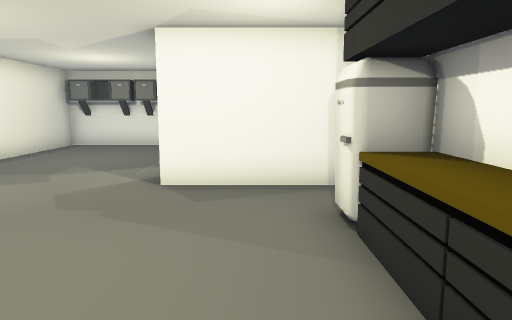
View 1 (above)

20 first-person views from a walk through a 3-D level made in the Unity game engine. The camera is 1.5 m above the floor, tilts 8° down and sees 70° across. Doors are open. The floor is counted in squares, 1 m on a side. Each view is taken from the middle of a square. On the plan, view 1 faces up. The plan holds only what a view shows up to about 16 squares ahead; the rest is blank. The place goes on beyond the plan. The player character is not drawn. Some surface patterns are stand-ins.

View 2
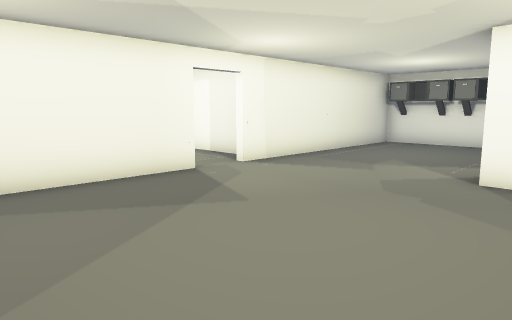

View 3
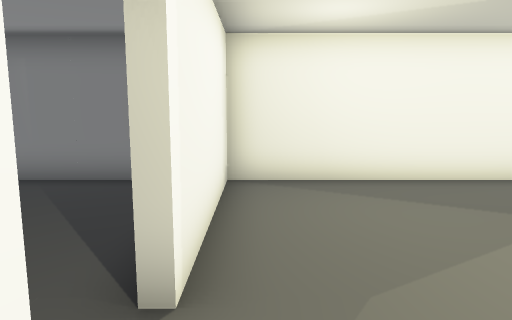

View 4
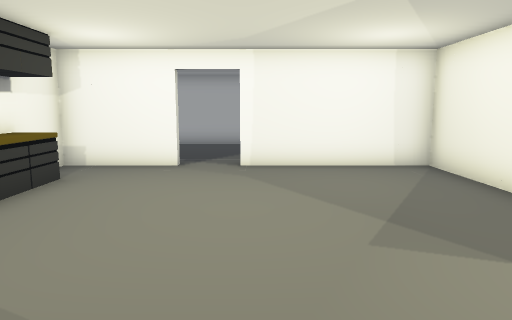

View 5
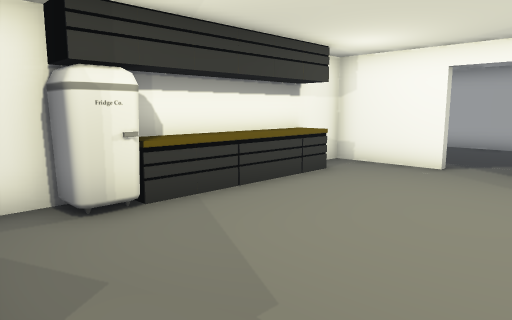

View 6
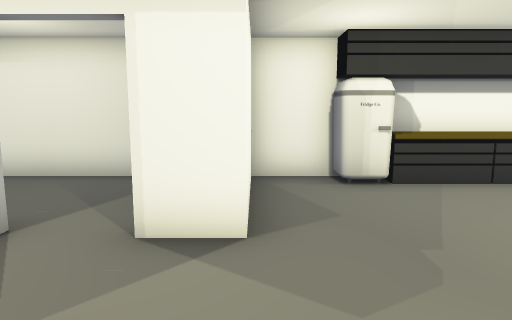

View 7
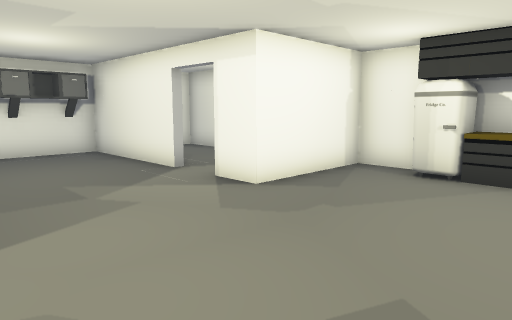

View 8
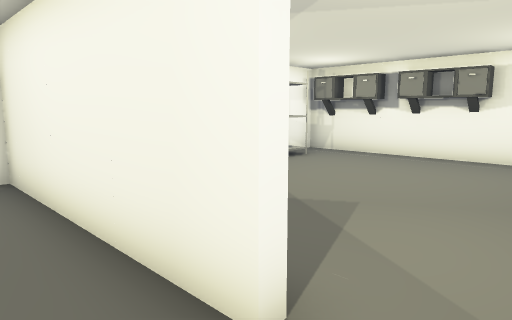

View 9
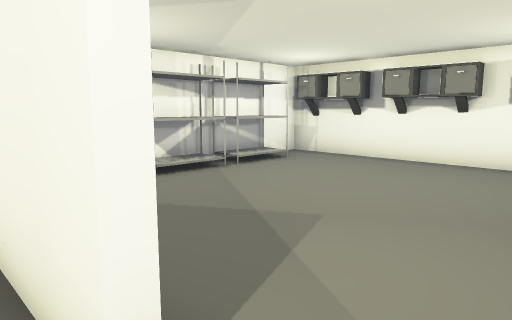

View 10
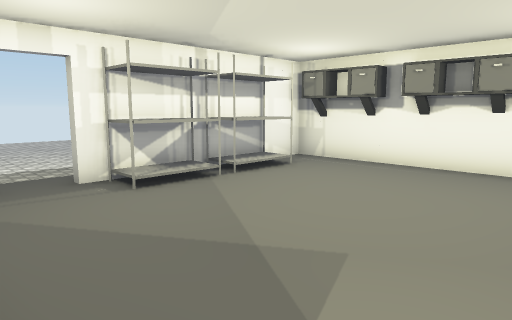

View 11
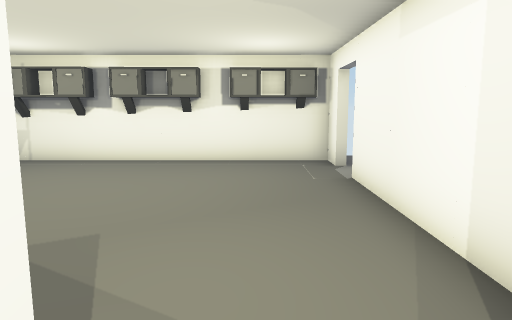

View 12
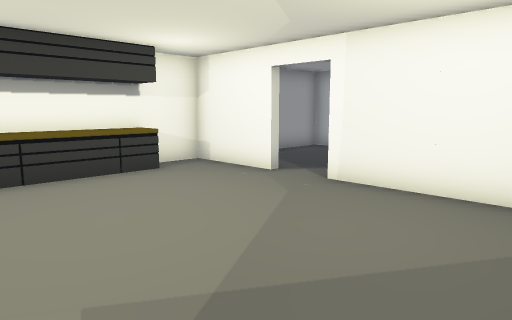

View 13
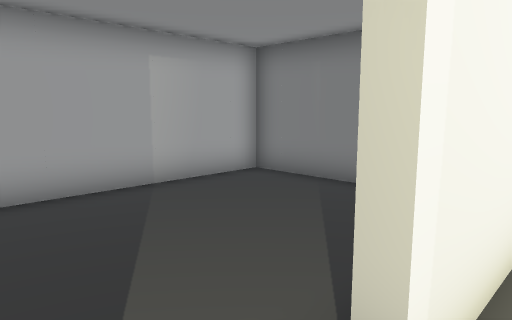

View 14
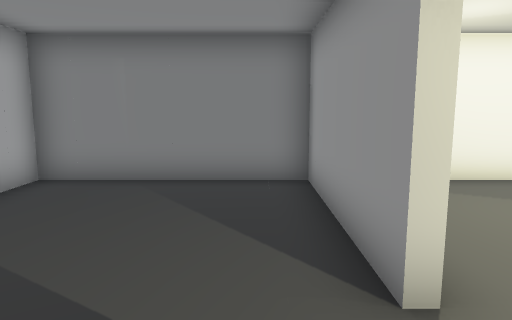

View 15
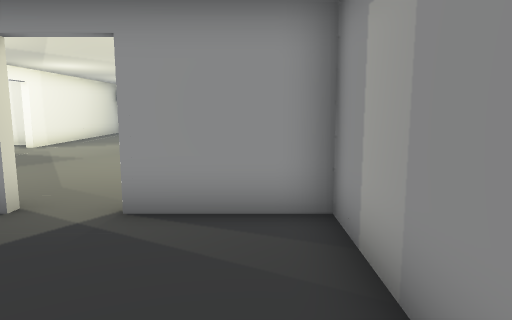

View 16
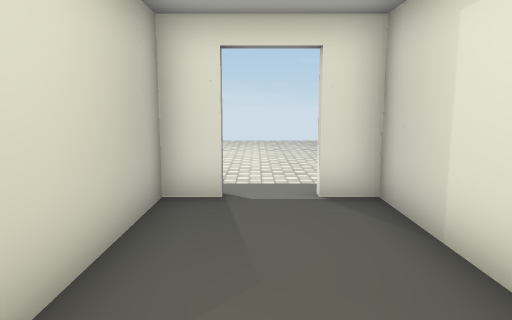

View 17
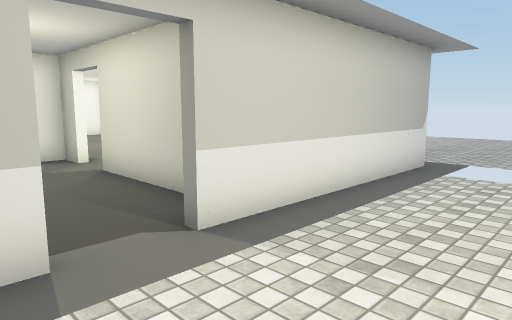

View 18
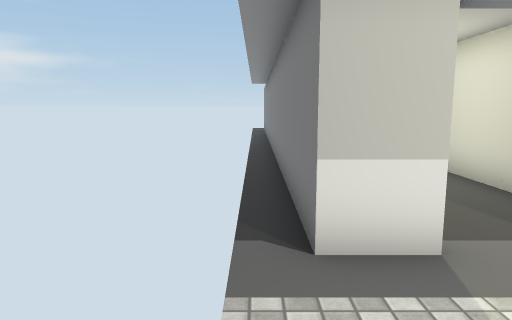

View 19
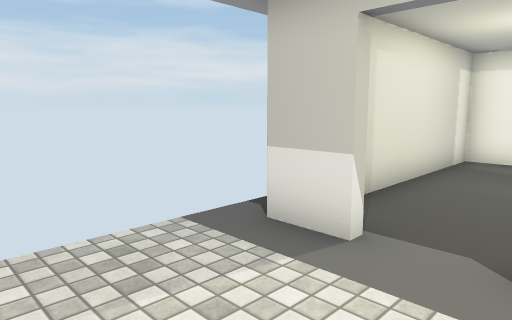

View 20
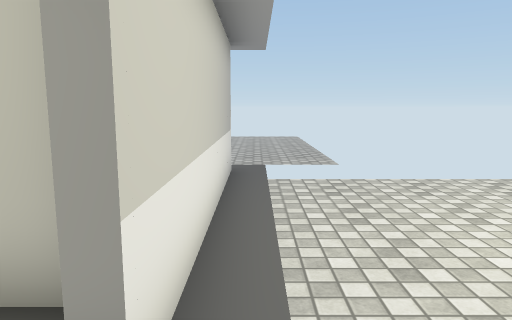

### Floor plan
Ten units are one square. View 1 is at (0, 0); x grows to the right and y downward. Boxes are objects, and circles mark ways between rooms. Rooms are numbered by the first view taken in them; rooms with no view inside come last. Other rooms are left out.
<svg viewBox="-190 -165 220 256">
<path fill="none" stroke="#000" d="M10 -74 21 -74 21 -151 11 -151 11 -154 24 -154 24 -59M21 -55 21 -71 -19 -71 -19 -84 -16 -84 -16 -74 -9 -74M-76 -44 -76 26 -26 26M-25 -154 -6 -154 -6 -151 -16 -151 -16 -101 -19 -101 -19 -151M-54 -151 -76 -151 -76 -61M-80 -154 -54 -154M-9 26 21 26 21 -36M-80 -44 -76 -44M-166 -75 -166 -71 -176 -71 -176 26 -106 26M-76 -61 -80 -61M-85 -71 -150 -71M-26 29 -76 29 -76 86 21 86 21 29 -9 29"/>
<rect x="-75" y="-155" width="10" height="10" fill="#bbb"><title>cabinet</title></rect>
<rect x="-55" y="-155" width="10" height="10" fill="#bbb"><title>cabinet</title></rect>
<rect x="-45" y="-155" width="20" height="10" fill="#bbb"><title>cabinet</title></rect>
<rect x="5" y="-15" width="20" height="20" fill="#bbb"><title>other object</title></rect>
<rect x="5" y="-25" width="20" height="10" fill="#bbb"><title>other object</title></rect>
<rect x="5" y="-45" width="20" height="20" fill="#bbb"><title>other object</title></rect>
<rect x="5" y="-55" width="20" height="20" fill="#bbb"><title>fridge</title></rect>
<rect x="-185" y="-35" width="20" height="10" fill="#bbb"><title>cabinet</title></rect>
<rect x="-175" y="15" width="10" height="10" fill="#bbb"><title>cabinet</title></rect>
<rect x="-175" y="-5" width="10" height="10" fill="#bbb"><title>cabinet</title></rect>
<rect x="-175" y="-15" width="10" height="10" fill="#bbb"><title>cabinet</title></rect>
<rect x="-165" y="5" width="30" height="20" fill="#bbb"><title>cabinet</title></rect>
<rect x="-135" y="5" width="30" height="20" fill="#bbb"><title>cabinet</title></rect>
<circle cx="-80" cy="-55" r="3" fill="#2a7"/>
<circle cx="-15" cy="30" r="3" fill="#2a7"/>
<text x="-30" y="-80">1</text>
<text x="-130" y="-20">2</text>
<text x="-30" y="60">3</text>
</svg>
Room 1 opens to room 2. Room 1 opens to room 3.

Where each view was taken, in squares from view 1:
view 1: 0 up, 0 right, facing up
view 2: 1 down, 0 right, facing up-left
view 3: 2 down, 0 right, facing left
view 4: 7 up, 3 left, facing down
view 5: 7 up, 4 left, facing down-right
view 6: 7 up, 6 left, facing right
view 7: 2 up, 7 left, facing up-right
view 8: 6 up, 6 left, facing down-left
view 9: 6 up, 7 left, facing down-left
view 10: 5 up, 8 left, facing down-left
view 11: 5 up, 7 left, facing left
view 12: 4 up, 7 left, facing down-right
view 13: 2 down, 1 left, facing down-left
view 14: 4 down, 0 right, facing left
view 15: 8 down, 1 right, facing up
view 16: 9 up, 0 right, facing up
view 17: 19 up, 2 right, facing down-left
view 18: 19 up, 3 right, facing down
view 19: 19 up, 1 left, facing down-right
view 20: 16 up, 1 right, facing left
